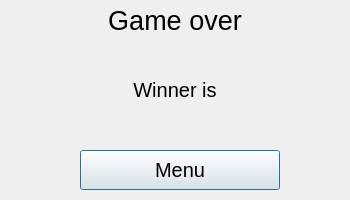
<?xml version="1.0" encoding="UTF-8"?>
<ui version="4.0">
 <class>Dialog</class>
 <widget class="QDialog" name="Dialog">
  <property name="geometry">
   <rect>
    <x>0</x>
    <y>0</y>
    <width>350</width>
    <height>200</height>
   </rect>
  </property>
  <property name="windowTitle">
   <string>Dialog</string>
  </property>
  <widget class="QPushButton" name="pushButton">
   <property name="geometry">
    <rect>
     <x>80</x>
     <y>150</y>
     <width>200</width>
     <height>40</height>
    </rect>
   </property>
   <property name="font">
    <font>
     <pointsize>15</pointsize>
    </font>
   </property>
   <property name="text">
    <string>Menu</string>
   </property>
  </widget>
  <widget class="QLabel" name="label">
   <property name="geometry">
    <rect>
     <x>0</x>
     <y>0</y>
     <width>350</width>
     <height>40</height>
    </rect>
   </property>
   <property name="font">
    <font>
     <pointsize>20</pointsize>
    </font>
   </property>
   <property name="text">
    <string>Game over</string>
   </property>
   <property name="alignment">
    <set>Qt::AlignCenter</set>
   </property>
  </widget>
  <widget class="QLabel" name="label_2">
   <property name="geometry">
    <rect>
     <x>0</x>
     <y>70</y>
     <width>350</width>
     <height>40</height>
    </rect>
   </property>
   <property name="font">
    <font>
     <pointsize>15</pointsize>
    </font>
   </property>
   <property name="text">
    <string>Winner is</string>
   </property>
   <property name="alignment">
    <set>Qt::AlignCenter</set>
   </property>
  </widget>
 </widget>
 <resources/>
 <connections/>
</ui>
